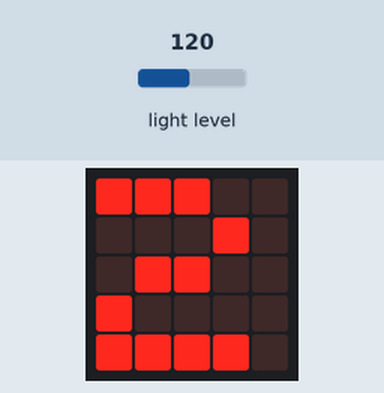
The program below on a simulated BBC micro:bit (MakeCode). Parts: the board's 5×5 LED display. The inputs (shaded band) are chosen by the test bench; at power-on: light level 120.

Above: at 1.3 s.
1.4 s: light level set to 191
At 2.8 s:
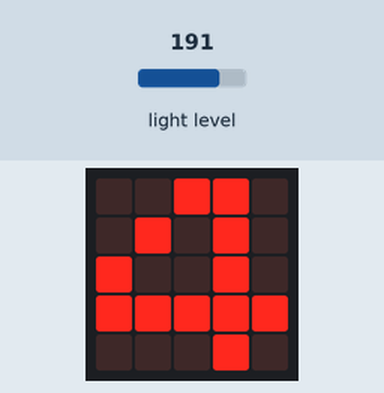
At 4.2 s:
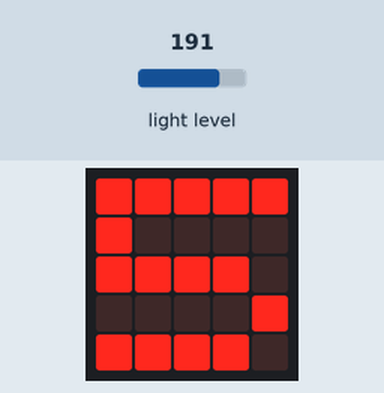
4.4 s: light level set to 5
Timing chart, 0 to 7.4 s (numbered marks = the images above; inputs shaded):
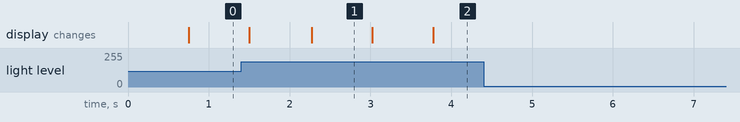

The program:

main.ts
```typescript
basic.forever(function () {
    if (input.lightLevel() > 200) {
        basic.showNumber(5)
    }
    if (input.lightLevel() > 160) {
        basic.showNumber(4)
    }
    if (input.lightLevel() == 120) {
        basic.showNumber(3)
    }
    if (input.lightLevel() > 80) {
        basic.showNumber(2)
    }
    if (input.lightLevel() > 40) {
        basic.showNumber(5)
    }
})
```

test.ts
```typescript
// aquí va el archivo "tests"; esto no se compilará cuando este paquete se utilice como una extensión.
```

Measured:
- after the input at 4.4 s, every drawn part: stays the same
- what the display in image 1 shows lasts 0.7 s, from 2.3 s to 3.0 s
